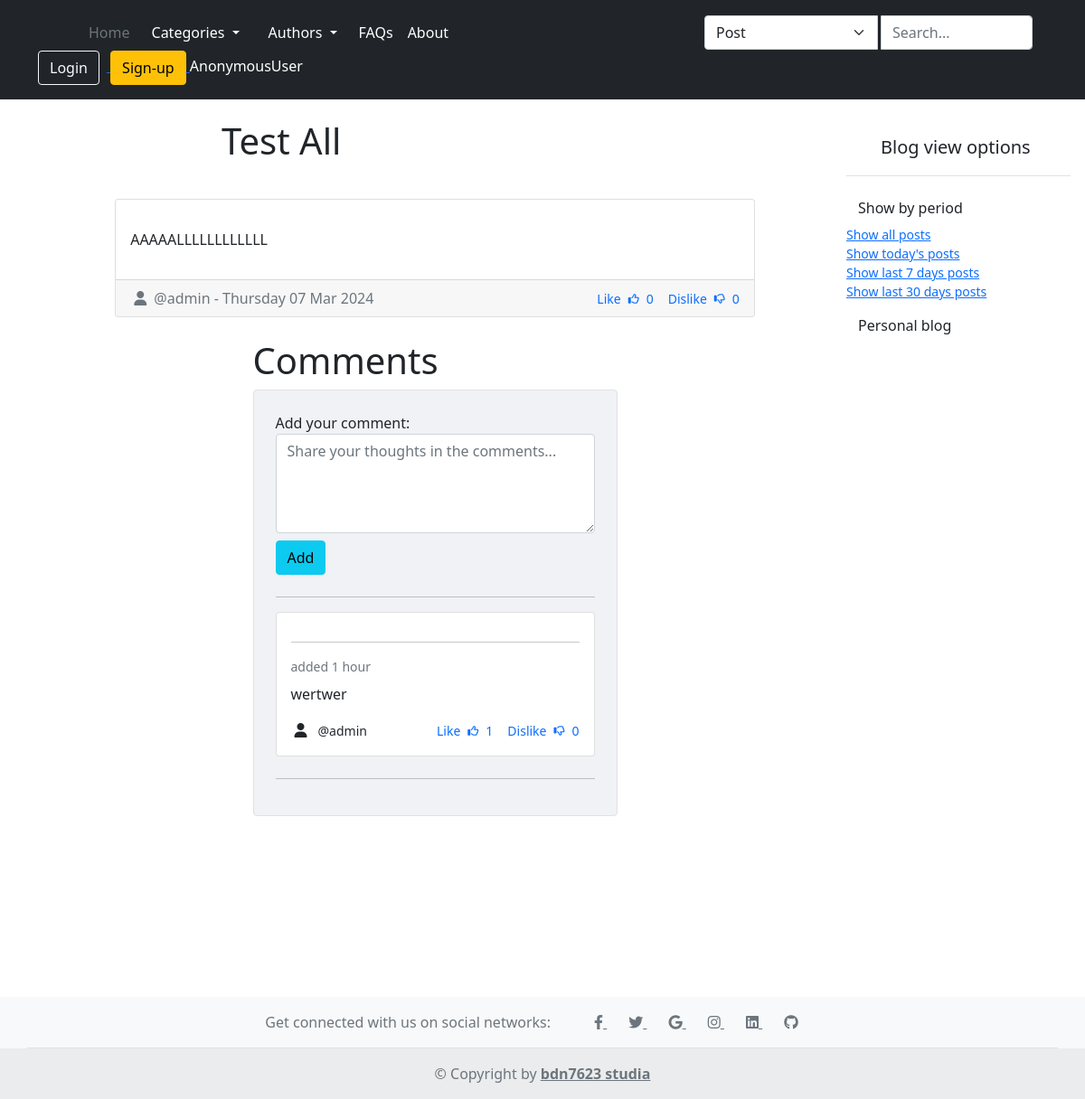
The page /2024/3/7/test-all/ on the database its author committed.
### blog/models.py (models this page shows, shortened)
class Post(models.Model):
    STATUS_CHOICES = (
        ('draft', 'Draft'),
        ('published', 'Published'),
    )
    title = models.CharField(max_length=200)
    slug = models.SlugField(unique_for_date='publish')
    author = models.ForeignKey(User,
                               on_delete=models.CASCADE,
                               related_name='posts')
    body = models.TextField(verbose_name='Content')
    publish = models.DateTimeField(default=timezone.localtime)
    created = models.DateTimeField(auto_now_add=True)
    updated = models.DateTimeField(auto_now=True)
    image_url = models.URLField(max_length=255)
    status = models.CharField(max_length=10,
                              choices=STATUS_CHOICES,
                              default='draft')
    category = models.ForeignKey(Category,
                                 on_delete=models.CASCADE,
                                 related_name='posts')
    objects = models.Manager()
    published = PostPublishedManager()
    class Meta:
        ordering = ('-publish', '-created')

class Comment(models.Model):
    post = models.ForeignKey(Post,
                             on_delete=models.CASCADE,
                             related_name='comments')
    author = models.ForeignKey(User,
                               on_delete=models.CASCADE,
                               related_name='post_comment')
    body = models.CharField(max_length=255)
    created = models.DateTimeField(auto_now_add=True)
    updated = models.DateTimeField(auto_now=True)
    active = models.BooleanField(default=True)
    class Meta:
        ordering = ('-updated', '-created')

### accounts/models.py (models this page shows)
class CustomUser(AbstractUser):
    username = models.CharField(max_length=50, unique=True)
    email = models.EmailField(unique=True, max_length=255)
    USERNAME_FIELD = 'email'
    REQUIRED_FIELDS = ['username', 'first_name', 'last_name']
    objects = CustomUserManager()
    def __str__(self):
        return self.username

### blog/views.py (the view)
# urls.py: path('<int:year>/<int:month>/<int:day>/<slug:post_slug>/', post_detail, name='post_detail'),
def post_detail(request, year, month, day, post_slug):
    post = get_object_or_404(Post,
                             slug=post_slug,
                             status='published',
                             publish__year=year,
                             publish__month=month,
                             publish__day=day)
    form = CommentForm()
    return render(request, 'blog/post/detail.html', {'post': post, 'form': form})

### blog/forms.py
class CommentForm(forms.ModelForm):
    class Meta:
        model = Comment
        fields = ('body',)
        widgets = {
            'body': forms.Textarea(attrs={'placeholder': 'Share your thoughts in the comments...',
                                          'class': 'form-control',
                                          'rows': 4})
        }
        labels = {
            'body': 'Add your comment'
        }

### blog/context_processors.py (called while the page is built)
def get_categories(request):
    categories = Category.objects.all()
    return {'categories': categories}

def get_author(request):
    authors = User.objects.annotate(num_posts=Count('posts')).filter(num_posts__gt=0)
    return {'authors': authors}

### blog/templatetags/blog_filters.py (called while the page is built)
@register.filter
def is_liked_by(instance, user):
    if user.is_authenticated:
        return instance.is_liked_by(user)
    return False

@register.filter
def is_disliked_by(instance, user):
    if user.is_authenticated:
        return instance.is_disliked_by(user)
    return False

### templates/blog/post/detail.html (shortened to what this page needs)
{% extends 'base/_base.html' %}
{% load blog_filters %}
{% load static %}
{% block content %}
<div class="row justify-content-center" style="margin-top: 7%">
    <div class="col-lg-10">
        <div class="col-md-8 mx-auto mt-5">
            <h1 class="mb-4">{{ post.title }}</h1>
        </div>
      <div class="card mb-4" id="postlikeDislike">
        <div class="card-body">
          <p class="card-text">{{ post.body|linebreaks }}</p>
        </div>
        <div class="card-footer text-muted d-flex justify-content-between align-items-center">
          <p class="mb-0">
              <i class="fas fa-user mx-1"></i>
              @{{ post.author }}
            - {{ post.publish|date:"l d M Y" }}
          </p>
          <div class="d-flex align-items-center ml-auto">
              <div class="d-flex flex-row align-items-center text-primary">
                {% if post|is_liked_by:request.user %}
                <p class="small mb-0">Unlike</p>
                <a href="{% url 'blog:post_like' post.id %}">
                  <i class="fa-solid fa-thumbs-up mx-2 fa-xs"></i>
                </a>
                {% else %}
                <p class="small mb-0">Like</p>
                <a href="{% url 'blog:post_like' post.id %}">
                  <i class="fa-regular fa-thumbs-up mx-2 fa-xs"></i>
                </a>
                {% endif %}
                <p class="small mb-0 me-3">{{ post.likes.count }}</p>
              </div>
              <div class="d-flex flex-row align-items-center text-primary">
                {% if post|is_disliked_by:request.user %}
                <p class="small mb-0">Undislike</p>
                <a href="{% url 'blog:post_dislike' post.id %}">
                  <i class="fa-solid fa-thumbs-down mx-2 fa-xs"></i>
                </a>
                {% else %}
                <p class="small mb-0">Dislike</p>
                <a href="{% url 'blog:post_dislike' post.id %}">
                  <i class="fa-regular fa-thumbs-down mx-2 fa-xs"></i>
                </a>
                {% endif %}
                <p class="small mb-0">{{ post.dislikes.count }}</p>
              </div>
          </div>
        </div>
    </div>
</div>
<div class="row d-flex justify-content-center">
  <div class="col-md-8 col-lg-6">
    <h1>Comments</h1>
    <div class="card shadow-0 border" style="background-color: #f0f2f5;">
      <div class="card-body p-4">
        <div class="form-outline mb-4" id="comments">
          <form method="post" action="{% url 'blog:add_comment' post.id %}">
              {{ form.body.label_tag }}
              {{ form.body }}
            <button type="submit" class="btn btn-info mt-2">Add</button>
          </form>
        </div>
        <hr>
        {% if post.comments.count %}
            {% for comment in post.comments.all %}
              {% include 'blog/comment/detail.html' %}
            {% endfor %}
        {% else %}
        <p>No comments yet</p>
        {% endif %}
        <hr>
      </div>
    </div>
  </div>
</div>
</div>
{% endblock content %}

### templates/base/_base.html (shortened to what this page needs)
{% load static %}
<!doctype html>
<html lang="en">
<head>
    <link href="https://cdn.jsdelivr.net/npm/bootstrap@5.0.2/dist/css/bootstrap.min.css"
          rel="stylesheet"
>
    <link href="https://cdnjs.cloudflare.com/ajax/libs/font-awesome/6.4.0/css/all.min.css"
          rel="stylesheet"
>
    <link rel="stylesheet" type="text/css" href="{% static 'css/style.css' %}">
</head>
<body>
{% include 'base/nav/_header.html' %}
{% include 'base/nav/_sidebar.html' %}
<div class="container" style="margin-top: 7%">
    {% block content %}
    {% endblock content %}
</div>
{% include 'base/nav/_footer.html' %}
</body>
</html>

### templates/base/nav/_header.html (shortened to what this page needs)
<header class="p-3 bg-dark text-white fixed-top">
    <div class="container">
        <div class="d-flex flex-wrap align-items-center justify-content-center justify-content-lg-start">
            <a href="/" class="d-flex align-items-center mb-2 mb-lg-0 text-white text-decoration-none">
                <svg class="bi me-2" width="40" height="32" role="img" aria-label="Bootstrap">
                    <use xlink:href="#bootstrap"></use>
                </svg>
            </a>
            <ul class="nav col-12 col-lg-auto me-lg-auto mb-2 justify-content-center mb-md-0">
                <li><a href="{% url 'blog:post_list' %}" class="nav-link px-2 text-secondary">Home</a></li>
                <li class="nav-item dropdown">
                    <a class="nav-link dropdown-toggle text-white" href="#" id="categoriesDropdown" role="button"
                       data-bs-toggle="dropdown" aria-expanded="false">
                        Categories
                    </a>
                </li>
                <li class="nav-item dropdown">
                    <a class="nav-link dropdown-toggle text-white" href="#" id="authorDropdown" role="button"
                       data-bs-toggle="dropdown" aria-expanded="false">
                        Authors
                    </a>
                </li>
                <li><a href="#" class="nav-link px-2 text-white">FAQs</a></li>
                <li><a href="#" class="nav-link px-2 text-white">About</a></li>
            </ul>
            <form class="col-12 col-lg-auto mb-3 mb-lg-0 me-lg-3" method="get" action="{% url 'blog:search_posts' %}">
                <div class="input-group">
                    <select class="form-select me-1" name="search_param" id="search-param">
                        <option value="post">Post</option>
                    </select>
                    <input type="search" class="form-control form-control-dark" placeholder="Search..."
                           aria-label="Search"
                           name="search_query" id="search-query-text">
                </div>
            </form>
            <div class="text-end">
                <a href="">
                  <button type="button" class="btn btn-outline-light me-2">Login</button>
                </a>
                <a href="{% url 'accounts:register' %}">
                  <button type="button" class="btn btn-warning">Sign-up</button>
                </a>
                {{request.user}}
            </div>
        </div>
    </div>
</header>

### templates/base/nav/_sidebar.html (shortened to what this page needs)
<div class="flex-shrink-0 p-3 bg-white float-end mt-5" style="width: 280px;">
    <a href="/" class="d-flex align-items-center pb-3 mb-3 link-dark text-decoration-none border-bottom">
        <svg class="bi me-2" width="30" height="24">
            <use xlink:href="#bootstrap"></use>
        </svg>
        <span class="fs-5 fw-semibold">Blog view options</span>
    </a>
    <ul class="list-unstyled ps-0">
        <li class="mb-1">
            <button class="btn btn-toggle align-items-center rounded collapsed" data-bs-toggle="collapse"
                    data-bs-target="#home-collapse" aria-expanded="true">
                Show by period
            </button>
            <div class="collapse show" id="home-collapse">
                <ul class="btn-toggle-nav list-unstyled fw-normal pb-1 small">
                    <li><a href="">Show all posts</a></li>
                    <li>
                        <a href="">
                            Show today's posts
                        </a>
                    </li>
                    <li>
                        <a href="">
                            Show last 7 days posts
                        </a>
                    </li>
                    <li>
                        <a href="">
                            Show last 30 days posts
                        </a>
                    </li>
                </ul>
            </div>
        </li>
        <li class="mb-1">
            <button class="btn btn-toggle align-items-center rounded collapsed" data-bs-toggle="collapse"
                    data-bs-target="#dashboard-collapse" aria-expanded="false">
                Personal blog
            </button>
        </li>
    </ul>
</div>

### templates/blog/comment/detail.html (shortened to what this page needs)
{% load blog_filters %}
<div class="card mb-4" id="commentLike{{ comment.id }}">
    <div class="card-body">
        <hr>
        <p class="small text-muted mb-2">added {{ comment.created|timesince }}</p>
        <div class="d-flex flex-row align-items-center">
            {% if comment.active %}
            <p>{{ comment.body }}</p>
            {% else %}
            <p><strong><i>Comment has been disabled by admin</i></strong></p>
            {% endif %}
        </div>
        <div class="d-flex justify-content-between">
            <div class="d-flex flex-row align-items-center">
                <i class="fas fa-user mx-1"></i>
                <p class="small mb-0 ms-2">@{{ comment.author }}</p>
            </div>
            <div class="d-flex justify-content-end">
                <div class="d-flex flex-row align-items-center text-primary me-3">
                    {% if comment|is_liked_by:request.user %}
                    <p class="small mb-0">Unlike</p>
                    <a href="{% url 'blog:comment_like' comment.id %}">
                        <i class="fas fa-thumbs-up mx-2 fa-xs" style="margin-top: -0.16rem;"></i>
                    </a>
                    {% else %}
                    <p class="small mb-0">Like</p>
                    <a href="{% url 'blog:comment_like' comment.id %}">
                        <i class="fa-regular fa-thumbs-up fa-xs mx-2" style="margin-top: -0.16rem;"></i>
                    </a>
                    {% endif %}
                    <p class="small mb-0">{{ comment.likes.count }}</p>
                </div>
                <div class="d-flex flex-row align-items-center text-primary">
                    {% if comment|is_disliked_by:request.user %}
                    <p class="small mb-0">Undislike</p>
                    <a href="{% url 'blog:comment_dislike' comment.id %}">
                        <i class="fa-solid fa-thumbs-down mx-2 fa-xs"></i>
                    </a>
                    {% else %}
                    <p class="small mb-0">Dislike</p>
                    <a href="{% url 'blog:comment_dislike' comment.id %}">
                        <i class="fa-regular fa-thumbs-down mx-2 fa-xs"></i>
                    </a>
                    {% endif %}
                    <p class="small mb-0">{{ comment.dislikes.count }}</p>
                </div>
            </div>
        </div>
    </div>
</div>

### templates/base/nav/_footer.html (shortened to what this page needs)
<footer class="text-center text-lg-start bg-light text-muted mt-5 ">
    <section class="d-flex justify-content-center p-3 border-bottom container">
        <div class="me-5 d-none d-lg-block">
            <span>Get connected with us on social networks:</span>
        </div>
        <div>
            <a href="" class="me-4 text-reset">
                <i class="fab fa-facebook-f"></i>
            </a>
            <a href="" class="me-4 text-reset">
                <i class="fab fa-twitter"></i>
            </a>
            <a href="" class="me-4 text-reset">
                <i class="fab fa-google"></i>
            </a>
            <a href="" class="me-4 text-reset">
                <i class="fab fa-instagram"></i>
            </a>
            <a href="" class="me-4 text-reset">
                <i class="fab fa-linkedin"></i>
            </a>
            <a href="" class="me-4 text-reset">
                <i class="fab fa-github"></i>
            </a>
        </div>
    </section>
    <div class="text-center p-3" style="background-color: rgba(0, 0, 0, 0.05);">
        ©  Copyright by
        <a class="text-reset fw-bold" href="#">bdn7623 studia</a>
    </div>
</footer>

### rows shown on the page
Post: title "Test All", body "AAAAALLLLLLLLLLLL", author "admin", publish "Thursday 07 Mar 2024", likes.count "0", dislikes.count "0"
Comment: created "1 hour", body "wertwer", author "admin", likes.count "1", dislikes.count "0"

### other values the page prints
{{ request.user }} "AnonymousUser"
